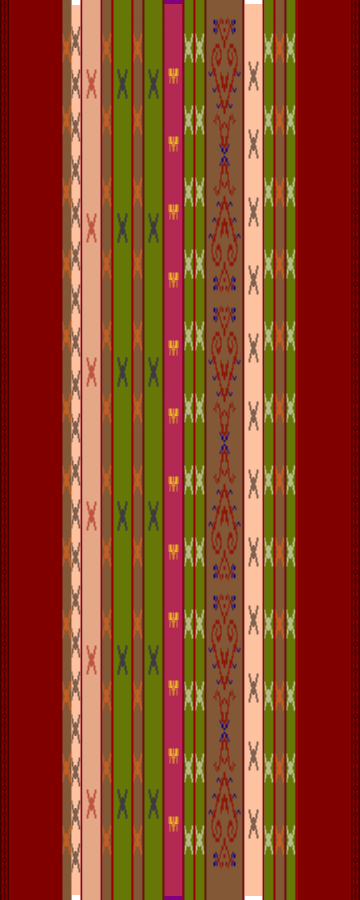
#> input picture Dataset/Harngguan_Rachel_012.png, 360 x 900 px; its folder holds only this picture in this run
$ jupyter execute AugmentasionData.ipynb
#> lines starting #> are read from the running program, lines starting #| are printed output that depends on the picture
[cell 1]
import cv2
import os

[cell 2]
# Path folder yang berisi gambar-gambar yang akan di-augmentasi
input_folder = "Dataset"
# Path folder baru untuk menyimpan gambar-gambar hasil augmentasi
output_folder = "HasilAugmentasi"

[cell 3]
# Fungsi untuk melakukan flip horizontal dan vertical serta menyimpan gambar
def augment_image(image_path, output_dir):
    # Baca gambar menggunakan OpenCV
#> called with image_path = 'Dataset/Harngguan_Rachel_012.png', output_dir = 'HasilAugmentasi'
    image = cv2.imread(image_path)
#> image is the input picture: shape (900, 360, 3); mean B, G, R 36.5, 66.3, 139.7

    # Lakukan flip horizontal
    flipped_horizontal = cv2.flip(image, 1)
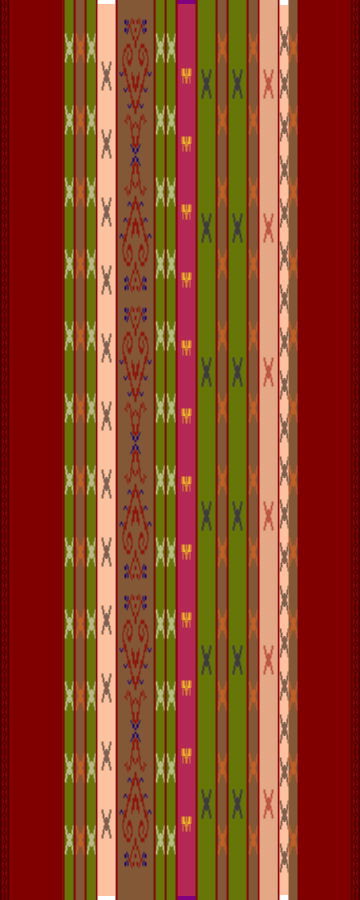
#> flipped_horizontal: shape (900, 360, 3); mean B, G, R 36.5, 66.3, 139.7
    # Simpan gambar flip horizontal
    output_path_horizontal = os.path.join(output_dir, os.path.basename(image_path).split('.')[0] + '_horizontal.jpg')
    cv2.imwrite(output_path_horizontal, flipped_horizontal)

    # Lakukan flip vertikal
    flipped_vertical = cv2.flip(image, 0)
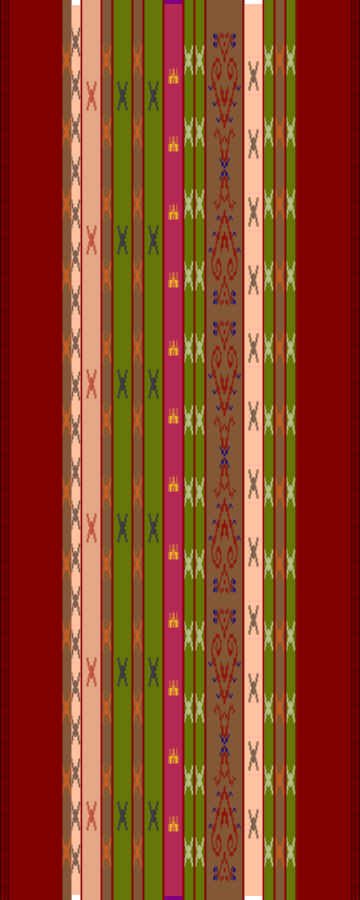
#> flipped_vertical: shape (900, 360, 3); mean B, G, R 36.5, 66.3, 139.7
    # Simpan gambar flip vertikal
    output_path_vertical = os.path.join(output_dir, os.path.basename(image_path).split('.')[0] + '_vertical.jpg')
    cv2.imwrite(output_path_vertical, flipped_vertical)

# Pastikan folder output ada atau buat folder baru jika belum ada
if not os.path.exists(output_folder):
    os.makedirs(output_folder)

# Loop melalui setiap file gambar di folder input
for file_name in os.listdir(input_folder):
    if file_name.endswith('.jpg') or file_name.endswith('.png'):
        # Buat path lengkap untuk file gambar input
        input_image_path = os.path.join(input_folder, file_name)
        # Lakukan augmentasi dan simpan gambar-gambar yang sudah di-augmentasi
        augment_image(input_image_path, output_folder)

print("Augmentasi selesai.")

$ run again, on Dataset/Harungguan Merah_Ruth Theresia_004.png
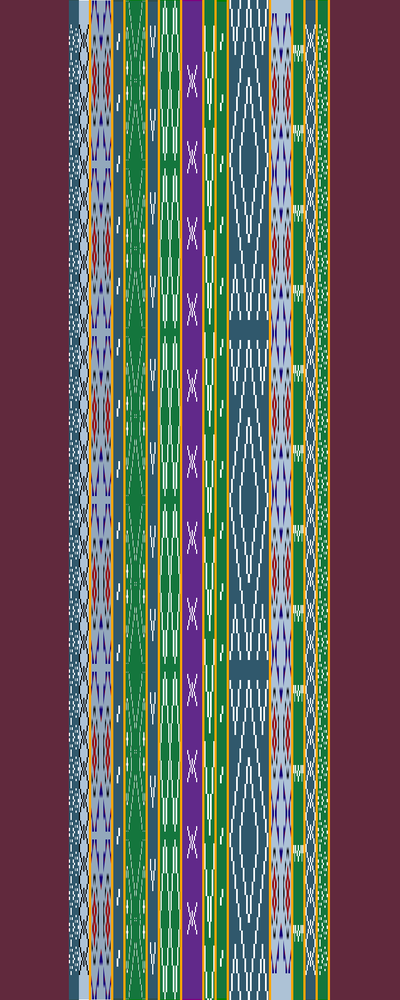
#> input picture Dataset/Harungguan Merah_Ruth Theresia_004.png, 400 x 1000 px, shrunk from 720 x 1800 before the run
#> in augment_image, image is the input picture: shape (1000, 400, 3); mean B, G, R 93.1, 97.4, 101.7
#> in augment_image, `flipped_horizontal = cv2.flip(image, 1)`:
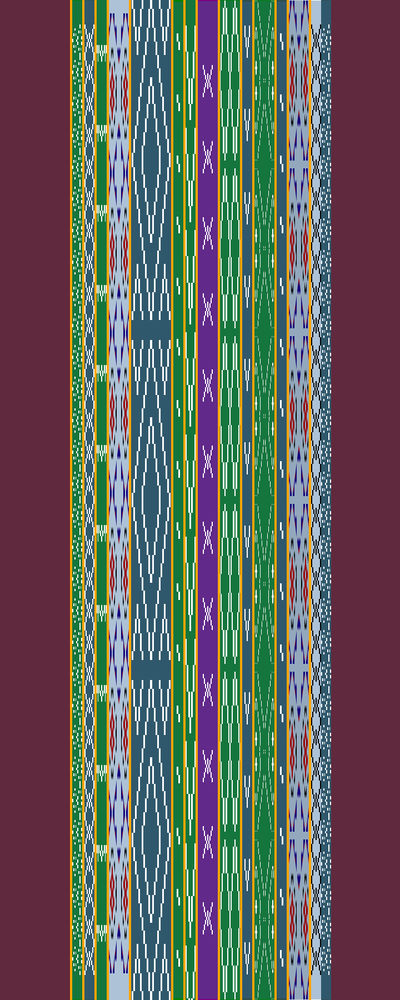
#> flipped_horizontal: shape (1000, 400, 3); mean B, G, R 93.1, 97.4, 101.7
#> in augment_image, `flipped_vertical = cv2.flip(image, 0)`:
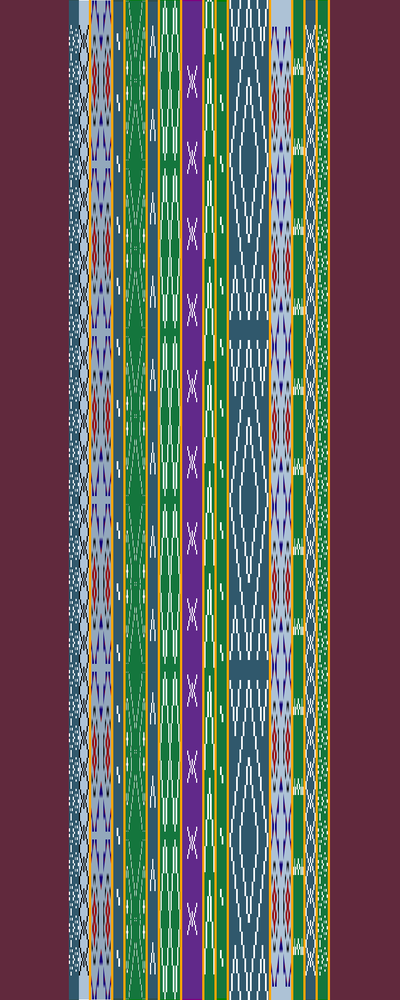
#> flipped_vertical: shape (1000, 400, 3); mean B, G, R 93.1, 97.4, 101.7

$ run again, on Dataset/Harungguan Orange_Ruth Theresia_005.png
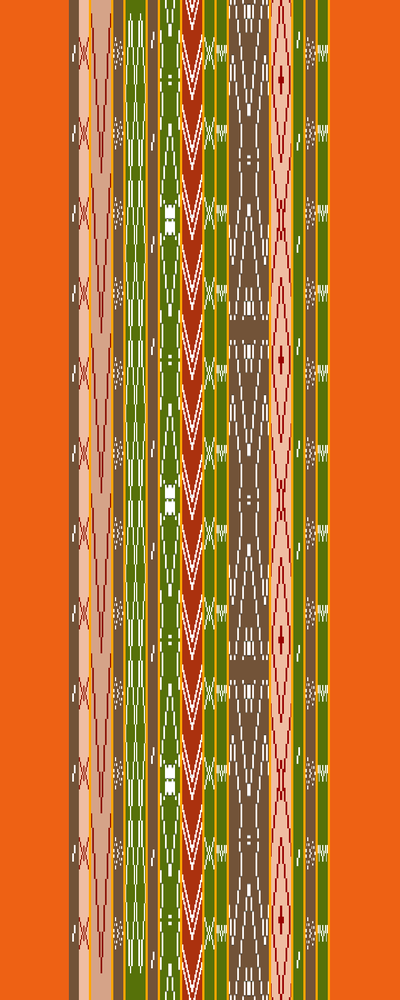
#> input picture Dataset/Harungguan Orange_Ruth Theresia_005.png, 400 x 1000 px, shrunk from 720 x 1800 before the run
#> in augment_image, image is the input picture: shape (1000, 400, 3); mean B, G, R 50.4, 116.5, 185.6
#> in augment_image, `flipped_horizontal = cv2.flip(image, 1)`:
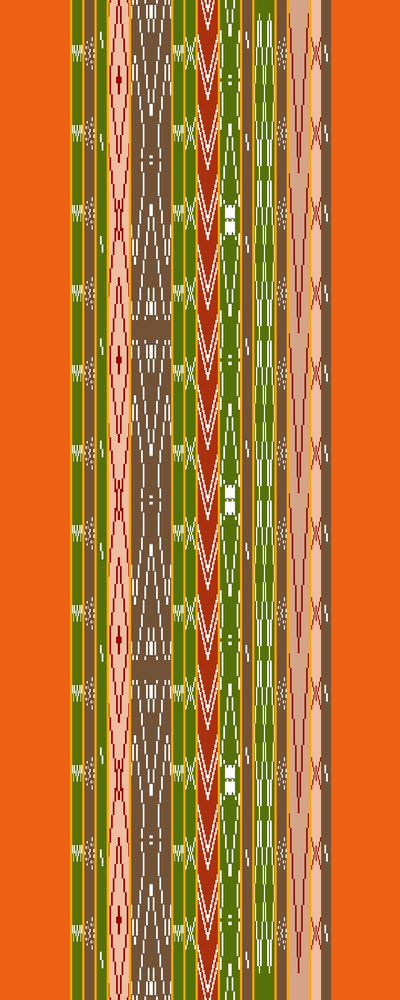
#> flipped_horizontal: shape (1000, 400, 3); mean B, G, R 50.4, 116.5, 185.6
#> in augment_image, `flipped_vertical = cv2.flip(image, 0)`:
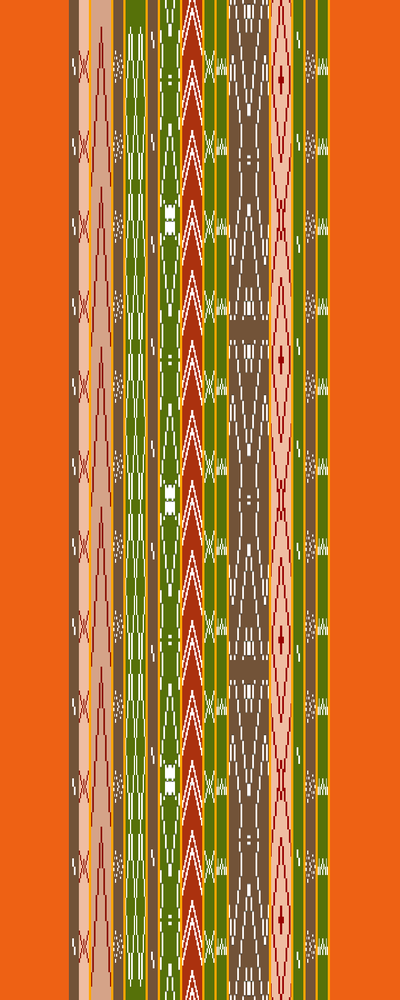
#> flipped_vertical: shape (1000, 400, 3); mean B, G, R 50.4, 116.5, 185.6
